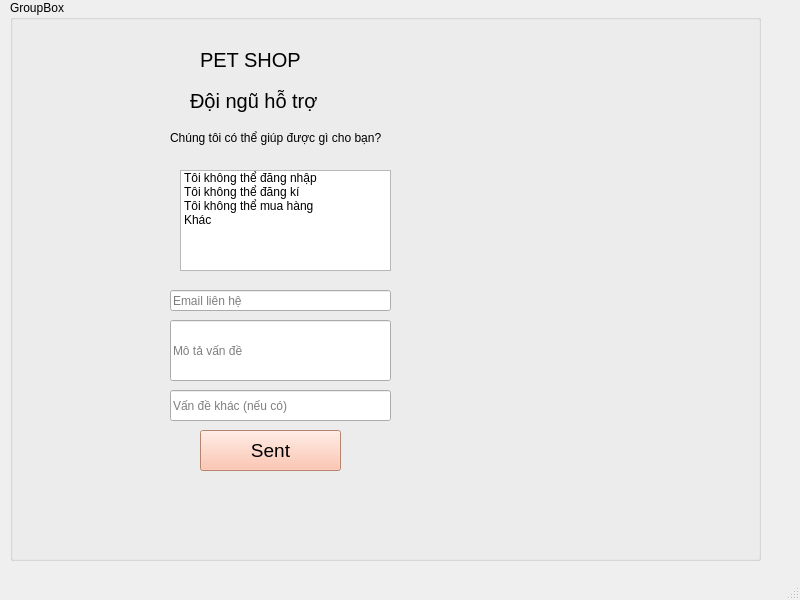
<?xml version="1.0" encoding="UTF-8"?>
<ui version="4.0">
 <class>MainWindow</class>
 <widget class="QMainWindow" name="MainWindow">
  <property name="geometry">
   <rect>
    <x>0</x>
    <y>0</y>
    <width>800</width>
    <height>600</height>
   </rect>
  </property>
  <property name="windowTitle">
   <string>MainWindow</string>
  </property>
  <widget class="QWidget" name="centralwidget">
   <widget class="QGroupBox" name="groupBox">
    <property name="geometry">
     <rect>
      <x>10</x>
      <y>0</y>
      <width>751</width>
      <height>561</height>
     </rect>
    </property>
    <property name="title">
     <string>GroupBox</string>
    </property>
    <widget class="QLabel" name="label_6">
     <property name="geometry">
      <rect>
       <x>190</x>
       <y>50</y>
       <width>271</width>
       <height>20</height>
      </rect>
     </property>
     <property name="styleSheet">
      <string notr="true">font-size:15pt;</string>
     </property>
     <property name="text">
      <string>PET SHOP</string>
     </property>
    </widget>
    <widget class="QLabel" name="label_5">
     <property name="geometry">
      <rect>
       <x>180</x>
       <y>70</y>
       <width>321</width>
       <height>61</height>
      </rect>
     </property>
     <property name="styleSheet">
      <string notr="true">font-size:15pt;</string>
     </property>
     <property name="text">
      <string>Đội ngũ hỗ trợ</string>
     </property>
    </widget>
    <widget class="QListWidget" name="listWidget">
     <property name="geometry">
      <rect>
       <x>170</x>
       <y>170</y>
       <width>211</width>
       <height>101</height>
      </rect>
     </property>
     <item>
      <property name="text">
       <string>Tôi không thể đăng nhập</string>
      </property>
     </item>
     <item>
      <property name="text">
       <string>Tôi không thể đăng kí</string>
      </property>
     </item>
     <item>
      <property name="text">
       <string>Tôi không thể mua hàng</string>
      </property>
     </item>
     <item>
      <property name="text">
       <string>Khác</string>
      </property>
     </item>
    </widget>
    <widget class="QLabel" name="label">
     <property name="geometry">
      <rect>
       <x>160</x>
       <y>130</y>
       <width>271</width>
       <height>16</height>
      </rect>
     </property>
     <property name="text">
      <string>Chúng tôi có thể giúp được gì cho bạn?</string>
     </property>
    </widget>
    <widget class="QLineEdit" name="lineEdit">
     <property name="geometry">
      <rect>
       <x>160</x>
       <y>390</y>
       <width>221</width>
       <height>31</height>
      </rect>
     </property>
     <property name="placeholderText">
      <string>Vấn đề khác (nếu có)</string>
     </property>
    </widget>
    <widget class="QLineEdit" name="lineEdit_2">
     <property name="geometry">
      <rect>
       <x>160</x>
       <y>290</y>
       <width>221</width>
       <height>21</height>
      </rect>
     </property>
     <property name="placeholderText">
      <string>Email liên hệ</string>
     </property>
    </widget>
    <widget class="QPushButton" name="btnSent">
     <property name="geometry">
      <rect>
       <x>190</x>
       <y>430</y>
       <width>141</width>
       <height>41</height>
      </rect>
     </property>
     <property name="styleSheet">
      <string notr="true">background-color: rgb(255, 184, 156); font-size:14pt</string>
     </property>
     <property name="text">
      <string>Sent</string>
     </property>
    </widget>
    <widget class="QLineEdit" name="lineEdit_3">
     <property name="geometry">
      <rect>
       <x>160</x>
       <y>320</y>
       <width>221</width>
       <height>61</height>
      </rect>
     </property>
     <property name="placeholderText">
      <string>Mô tả vấn đề</string>
     </property>
    </widget>
    <widget class="QLabel" name="label_2">
     <property name="geometry">
      <rect>
       <x>10</x>
       <y>20</y>
       <width>151</width>
       <height>151</height>
      </rect>
     </property>
     <property name="styleSheet">
      <string notr="true">background-repeat: no-repeat;
background-position: center;
</string>
     </property>
     <property name="text">
      <string/>
     </property>
     <property name="pixmap">
      <pixmap resource="k.qrc">:/newPrefix/Downloads/spa.jpg</pixmap>
     </property>
     <property name="scaledContents">
      <bool>true</bool>
     </property>
    </widget>
    <widget class="QLabel" name="label_7">
     <property name="geometry">
      <rect>
       <x>0</x>
       <y>0</y>
       <width>841</width>
       <height>591</height>
      </rect>
     </property>
     <property name="text">
      <string/>
     </property>
     <property name="pixmap">
      <pixmap>../../../Downloads/blob-scene-haikei.png</pixmap>
     </property>
     <property name="scaledContents">
      <bool>true</bool>
     </property>
    </widget>
    <zorder>label_7</zorder>
    <zorder>label_6</zorder>
    <zorder>label_5</zorder>
    <zorder>listWidget</zorder>
    <zorder>label</zorder>
    <zorder>lineEdit</zorder>
    <zorder>lineEdit_2</zorder>
    <zorder>btnSent</zorder>
    <zorder>lineEdit_3</zorder>
    <zorder>label_2</zorder>
   </widget>
  </widget>
  <widget class="QMenuBar" name="menubar">
   <property name="geometry">
    <rect>
     <x>0</x>
     <y>0</y>
     <width>800</width>
     <height>26</height>
    </rect>
   </property>
  </widget>
  <widget class="QStatusBar" name="statusbar"/>
 </widget>
 <resources>
  <include location="k.qrc"/>
 </resources>
 <connections/>
</ui>
